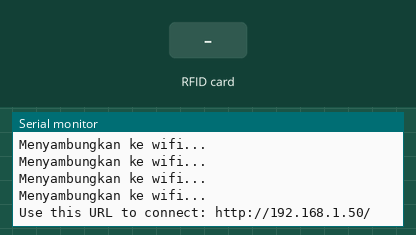
Simulated run of this sketch. Board: ESP32. Parts: the last lines printed to the serial monitor. Inputs (shaded band) come from the test bench. WiFi joins after 1.5 s; servers stay silent unless stated; uploads are accepted with an empty reply.

Above: at 2.8 s.
2.9 s: RFID card 12 34 56 78 held to the reader
At 3.6 s:
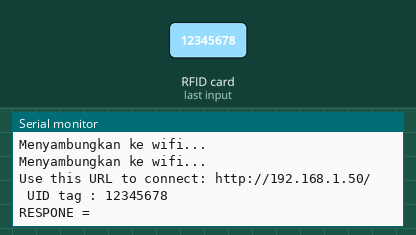
4.6 s: RFID card 5E 7A 19 C4 held to the reader
At 4.76 s:
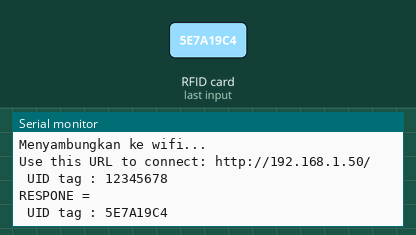

The sketch:

palang.ino
```cpp
#include <MFRC522.h>
#include <MFRC522Extended.h>
#include <require_cpp11.h>
#include <deprecated.h>

#include <SPI.h>
#include <WiFi.h>
#include <HTTPClient.h>
#define SS_PIN 21
#define RST_PIN 22

MFRC522 mfrc522(SS_PIN, RST_PIN);

const char* ssid = "Bening"; //Nama WiFi
const char* password = "12345678"; //Password WiFi

void setup()
{
  Serial.begin(115200);
  SPI.begin();
  mfrc522.PCD_Init();
  WiFi.begin(ssid, password);
  while (WiFi.status() != WL_CONNECTED) {
    delay(200);
    Serial.println("Menyambungkan ke wifi...");
  }
  Serial.print("Use this URL to connect: ");
  Serial.print("http://");
  Serial.print(WiFi.localIP());
  Serial.println("/");
}
void loop()
{
  if ((WiFi.status() == WL_CONNECTED)) {

    if ( ! mfrc522.PICC_IsNewCardPresent())
    {
      return;
    }
    if ( ! mfrc522.PICC_ReadCardSerial())
    {
      return;
    }
    Serial.println();
    Serial.print(" UID tag : ");
    String content = "";
    byte letter;
    for (byte i = 0; i < mfrc522.uid.size; i++)
    {
      Serial.print(mfrc522.uid.uidByte[i] < 0x10 ? "0" : "");
      Serial.print(mfrc522.uid.uidByte[i], HEX);
      content.concat(String(mfrc522.uid.uidByte[i] < 0x10 ? "0" : ""));
      content.concat(String(mfrc522.uid.uidByte[i], HEX));
    }

    content.toUpperCase();
    Serial.println();

   HTTPClient http;
     http.begin("http://covidid.000webhostapp.com/get.php?id=" + String(content));
         int httpCode = http.GET();
      if (httpCode > 0) {
        String payload = http.getString();
        Serial.print("RESPONE = ");
        Serial.print(payload);
      }else{
        Serial.println("error bre, di http request");
      }

       http.end();
  }
  delay(100);
}
```

Measured:
- after the input at 2.9 s, the serial monitor: prints a new line at once (image 1)
- after the input at 4.6 s, the serial monitor: prints a new line at once (image 2)
